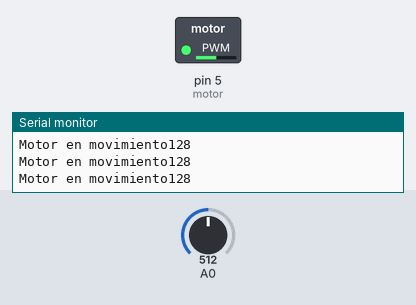
The sketch below on a simulated Arduino Uno, built with avr-gcc and run on an emulated ATmega328P. On the bench: switched loads named in the sketch (green lamp = pin HIGH), the last lines printed to the serial monitor. The test bench sets the inputs (shaded band); at power-on: A0 = 512.

Above: at 1.2 s.
1.3 s: A0 set to 412
At 2.4 s:
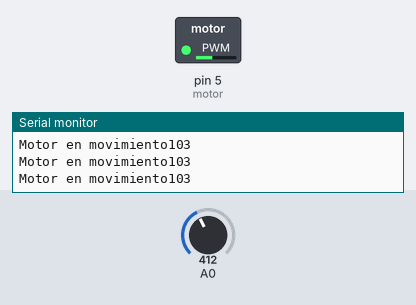
4.3 s: A0 set to 383
At 5.6 s:
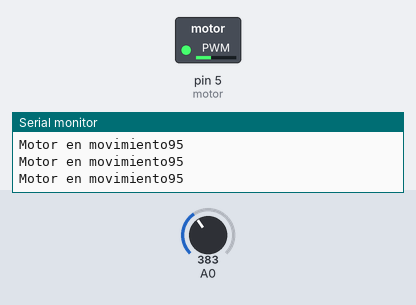
7.3 s: A0 set to 42
At 8.4 s:
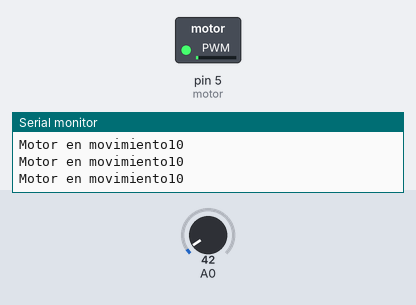
8.8 s: A0 set to 36
At 9.8 s:
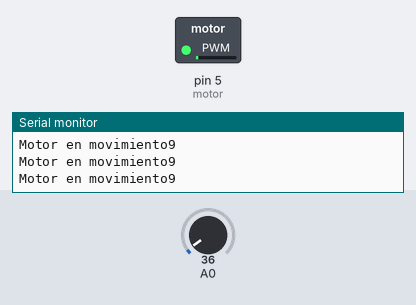
11.8 s: A0 set to 716
At 13.0 s:
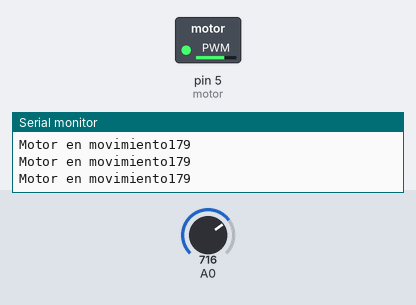
13.3 s: A0 set to 0
At 14.2 s:
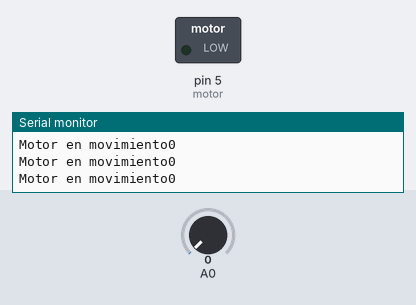
Timing chart, 0 to 15.8 s (numbered marks = the images above; inputs shaded):
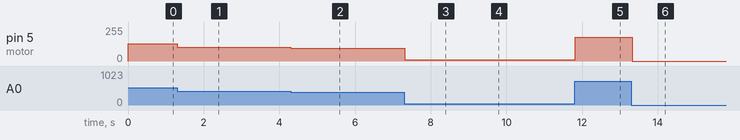

Measured:
- after the input at 1.3 s, pin 5 (motor): 128/255 → 103/255 at once
- after the input at 4.3 s, pin 5 (motor): 103/255 → 95/255 at once
- after the input at 7.3 s, pin 5 (motor): 95/255 → 10/255 at once
- after the input at 8.8 s, pin 5 (motor): 10/255 → 9/255 at once
- after the input at 11.8 s, pin 5 (motor): 9/255 → 179/255 at once
- after the input at 13.3 s, pin 5 (motor): 179/255 → 0/255 at once

The sketch:

ventilador.ino
```cpp
int motor=5;
int valor;

void setup()
{
  Serial.begin(9600);
}

void loop()
{
  valor=analogRead (A0)/4;
  analogWrite(motor,valor);

  Serial.print("Motor en movimiento");
  Serial.println(valor);
}
```
